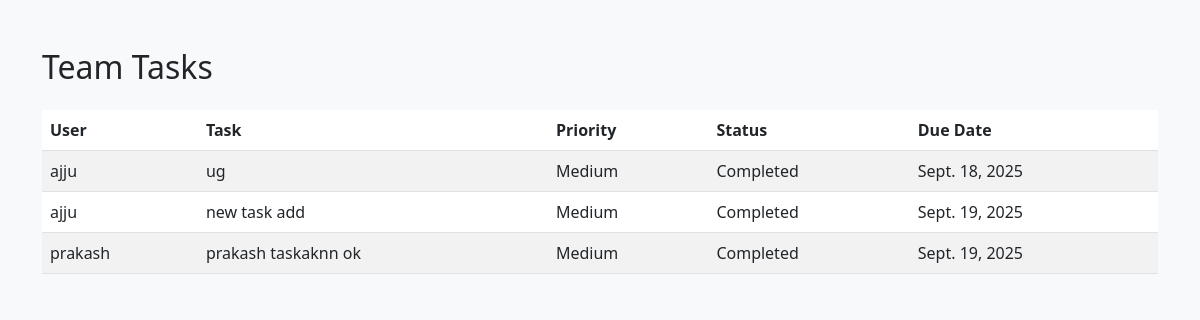
The app's page /team_tasks/ (signed in) with its own data.
### myapp/models.py (models this page shows, shortened)
class Task(models.Model):
    title = models.CharField(max_length=200)
    description = models.TextField(blank=True)
    priority = models.CharField(max_length=10, choices=[("High","High"),("Medium","Medium"),("Low","Low")])
    status = models.CharField(max_length=20, choices=[("Pending","Pending"),("In Progress","In Progress"),("Completed","Completed")], default="Pending")
    due_date = models.DateField(null=True, blank=True)
    assigned_to = models.ForeignKey(User, on_delete=models.SET_NULL, null=True, related_name="tasks")

class User(models.Model):
    name = models.CharField( max_length=50)
    email = models.EmailField()
    password = models.CharField(max_length=50)
    profile = models.ImageField(default="", upload_to="profile/")
    selection = models.CharField(max_length=50, choices=[('Admin', 'Admin'), ('User', 'User')], default="User")

### myapp/views.py (the view)
# urls.py: path('team_tasks/', views.team_tasks, name='team_tasks'),
def team_tasks(request):
    user_id = request.session.get('user_id')
    if not user_id:
        return redirect('login')
    current_user = User.objects.get(id=user_id)
    tasks = Task.objects.exclude(assigned_to=current_user)
    context = {
        'myuser': current_user,
        'tasks': tasks,
    }
    return render(request, 'team_tasks.html', context)

### myapp/templates/team_tasks.html (shortened to what this page needs)
{% load static %}
<!DOCTYPE html>
<html>
<head>
    <link rel="stylesheet" href="https://cdn.jsdelivr.net/npm/bootstrap@5.3.0/dist/css/bootstrap.min.css">
</head>
<body class="bg-light">
<div class="container mt-5">
    <h2>Team Tasks</h2>
    <table class="table table-striped mt-4">
        <thead>
            <tr>
                <th>User</th>
                <th>Task</th>
                <th>Priority</th>
                <th>Status</th>
                <th>Due Date</th>
            </tr>
        </thead>
        <tbody>
            {% for task in tasks %}
            <tr>
                <td>{{ task.assigned_to.name }}</td>
                <td>{{ task.title }}</td>
                <td>{{ task.priority }}</td>
                <td>{{ task.status }}</td>
                <td>{{ task.due_date }}</td>
            </tr>
            {% empty %}
            <tr>
                <td colspan="5">No team tasks available</td>
            </tr>
            {% endfor %}
        </tbody>
    </table>
</div>
</body>
</html>

### records on screen
Task: assigned_to.name "ajju", title "ug", priority "Medium", status "Completed", due_date "Sept. 18, 2025"
Task: assigned_to.name "ajju", title "new task add", priority "Medium", status "Completed", due_date "Sept. 19, 2025"
Task: assigned_to.name "prakash", title "prakash taskaknn ok", priority "Medium", status "Completed", due_date "Sept. 19, 2025"
